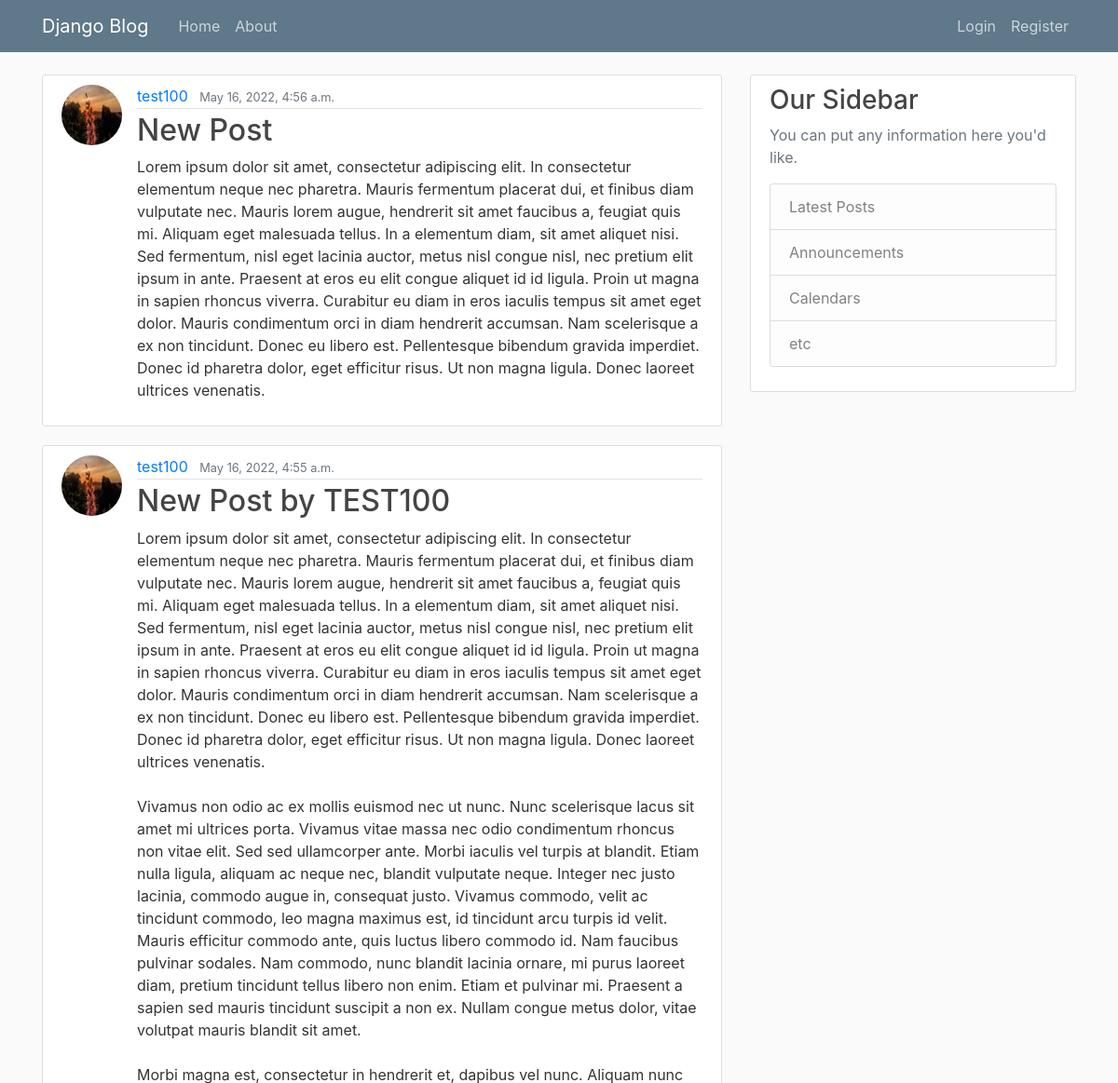
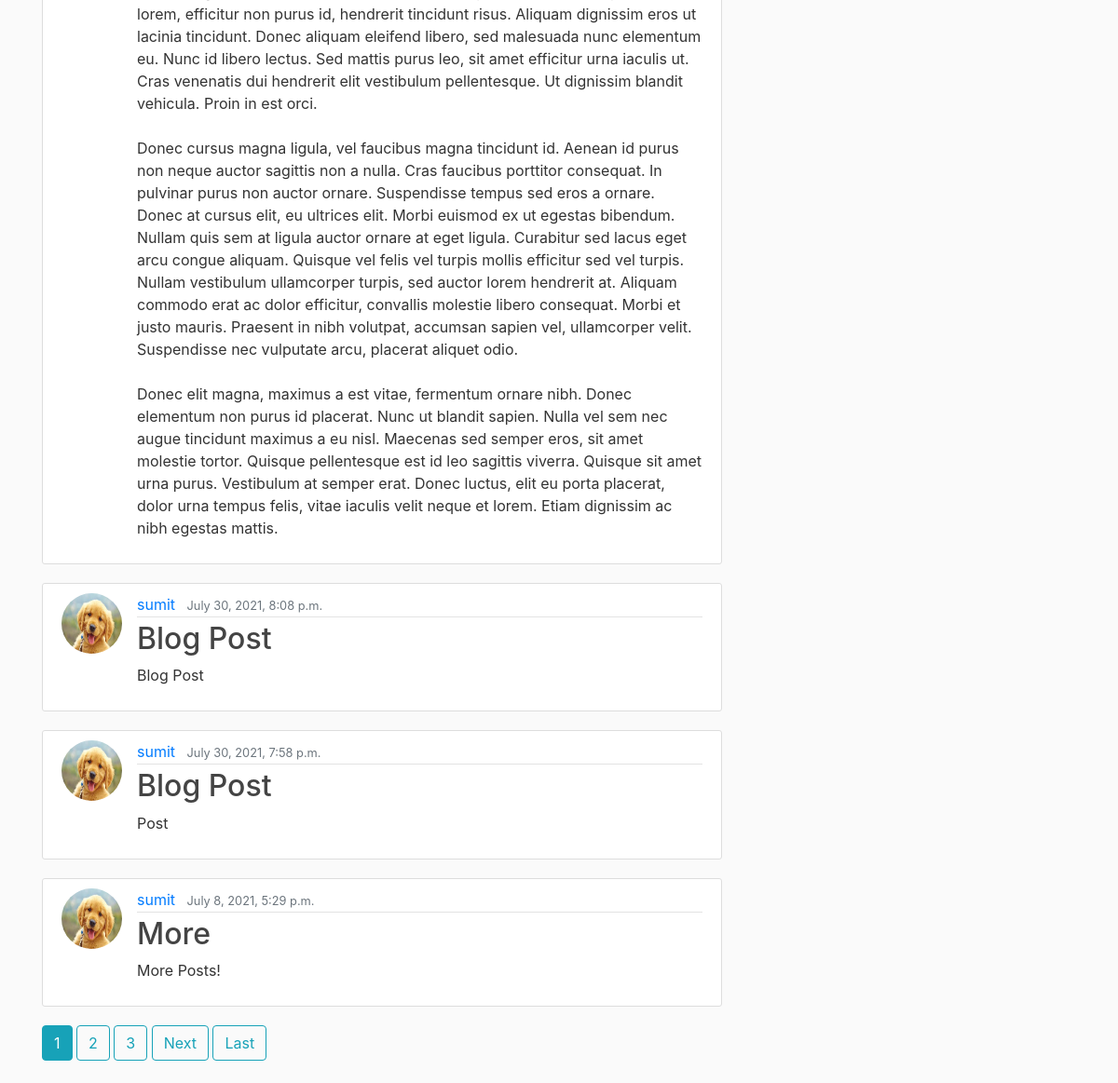
The page / on the database its author committed (2 pictures, top to bottom).
### blog/models.py (models this page shows, shortened)
class Post(models.Model):
    title= models.CharField(max_length=100)
    content= models.TextField()
    author= models.ForeignKey(User, on_delete=models.CASCADE)
    date_posted= models.DateTimeField(auto_now_add=True)

### users/models.py (models this page shows, shortened)
class Profile(models.Model):
    user = models.OneToOneField(User, on_delete=models.CASCADE)
    image = models.ImageField(default='default.jpg', upload_to= 'profile_pics')

### blog/views.py (the view)
# urls.py: path('', PostListView.as_view(), name= 'blog-home'),
class PostListView(ListView):
    model = Post
    template_name = 'blog/home.html'  # <app>/<model>_<viewtype>.html
    context_object_name = 'posts'
    ordering = ['-date_posted']
    paginate_by = 5

### blog/templates/blog/home.html (shortened to what this page needs)
{% extends 'blog/base.html' %}
{% block content %}
{% for post in posts %}
  <article class="media content-section">
    <img class= "rounded-circle article-img" src="{{ post.author.profile.image.url }}">
    <div class="media-body">
      <div class="article-metadata">
        <a class="mr-2" href="#">{{ post.author }}</a>
        <small class="text-muted">{{ post.date_posted }}</small>
    </div>
      <h2><a class="article-title" href="{% url 'blog-post' post.id %}">{{ post.title }}</a></h2>
      <p class="article-content">{{ post.content }}</p>
    </div>
  </article>
{% endfor %}
  {% if is_paginated %}
    {% for num in page_obj.paginator.page_range %}
      {% if page_obj.number == num %}
        <a class=" btn btn-info mb-4" href="?page={{ num }}">{{ num }}</a>
      {% elif num > page_obj.number|add:'-3' and num < page_obj.number|add:'3' %}
        <a class=" btn btn-outline-info mb-4" href="?page={{ num }}">{{ num }}</a>
      {% endif %}
    {% endfor %}
    {% if page_obj.has_next %}
      <a class=" btn btn-outline-info mb-4" href="?page={{ page_obj.next_page_number }}">Next</a>
      <a class=" btn btn-outline-info mb-4 "href="?page={{ page_obj.paginator.num_pages }}">Last</a>
    {% endif %}
  {% endif %}
{% endblock content%}

### blog/templates/blog/base.html (shortened to what this page needs)
{% load static %}
<!doctype html>
<html lang="en">
<head>
    <link rel="stylesheet" href="https://maxcdn.bootstrapcdn.com/bootstrap/4.0.0/css/bootstrap.min.css">
    <link rel="stylesheet" type="text/css" href="{% static 'blog/main.css' %}">
  </head>
<body>
    <header class="site-header">
    <nav class="navbar navbar-expand-md navbar-dark bg-steel fixed-top">
        <div class="container">
        <a class="navbar-brand mr-4" href="/">Django Blog</a>
        <div class="collapse navbar-collapse" id="navbarToggle">
            <div class="navbar-nav mr-auto">
            <a class="nav-item nav-link" href="/">Home</a>
            <a class="nav-item nav-link" href="/about">About</a>
            </div>
        <div class="navbar-nav">
            {% if user.is_authenticated %}
                <a class="nav-item nav-link" href="{% url 'blog-create' %}">New Post</a>
                <a class="nav-item nav-link" href="{% url 'blog-profile' %}">Profile</a>
                <a class="nav-item nav-link" href="{% url 'blog-logout' %}">Logout</a>
            {% else %}
                <a class="nav-item nav-link" href="{% url 'blog-login' %}">Login</a>
                <a class="nav-item nav-link" href="{% url 'blog-register' %}">Register</a>
            {% endif %}
        </div>
      </div>
    </div>
  </nav>
</header>
<main role="main" class="container">
  <div class="row">
    <div class="col-md-8">
      {% block content %}{% endblock %}
    </div>
    <div class="col-md-4">
      <div class="content-section">
        <h3>Our Sidebar</h3>
        <p class='text-muted'>You can put any information here you'd like.
          <ul class="list-group">
            <li class="list-group-item list-group-item-light">Latest Posts</li>
            <li class="list-group-item list-group-item-light">Announcements</li>
            <li class="list-group-item list-group-item-light">Calendars</li>
            <li class="list-group-item list-group-item-light">etc</li>
          </ul>
        </p>
      </div>
    </div>
  </div>
</main>
</body>
</html>

### blog/static/blog/main.css (style rules this page uses)
body { background: #fafafa; color: #333333; margin-top: 5rem; }
h1, h2, h3, h4, h5, h6 { color: #444444; }
ul { margin: 0; }
.bg-steel { background-color: #5f788a; }
.site-header .navbar-nav .nav-link { color: #cbd5db; }
.content-section { background: #ffffff; padding: 10px 20px; border: 1px solid #dddddd; border-radius: 3px; margin-bottom: 20px; }
.article-title { color: #444444; }
.article-content { white-space: pre-line; }
.article-img { height: 65px; width: 65px; margin-right: 16px; }
.article-metadata { padding-bottom: 1px; margin-bottom: 4px; border-bottom: 1px solid #e3e3e3 }

### rows shown on the page
Post: author.profile.image (picture), author "test100", date_posted "May 16, 2022, 4:56 a.m.", title "New Post", content "Lorem ipsum dolor sit amet, consectetur adipiscing elit. In consectetur elementum neque nec pharetra. Mauris fermentum placerat dui, et finibus diam vulputate nec. Mauris lorem augue, hendrerit sit amet faucibus a, feugiat quis mi. Aliquam eget malesuada tellus. In a elementum diam, sit amet aliquet nisi. Sed fermentum, nisl eget lacinia auctor, metus nisl congue nisl, nec pretium elit ipsum in ante. Praesent at eros eu elit congue aliquet id id ligula. Proin ut magna in sapien rhoncus viverra. Curabitur eu diam in eros iaculis tempus sit amet eget dolor. Mauris condimentum orci in diam hendrerit accumsan. Nam scelerisque a ex non tincidunt. Donec eu libero est. Pellentesque bibendum…"
Post: author.profile.image (picture), author "test100", date_posted "May 16, 2022, 4:55 a.m.", title "New Post by TEST100", content "Lorem ipsum dolor sit amet, consectetur adipiscing elit. In consectetur elementum neque nec pharetra. Mauris fermentum placerat dui, et finibus diam vulputate nec. Mauris lorem augue, hendrerit sit amet faucibus a, feugiat quis mi. Aliquam eget malesuada tellus. In a elementum diam, sit amet aliquet nisi. Sed fermentum, nisl eget lacinia auctor, metus nisl congue nisl, nec pretium elit ipsum in ante. Praesent at eros eu elit congue aliquet id id ligula. Proin ut magna in sapien rhoncus viverra. Curabitur eu diam in eros iaculis tempus sit amet eget dolor. Mauris condimentum orci in diam hendrerit accumsan. Nam scelerisque a ex non tincidunt. Donec eu libero est. Pellentesque bibendum…"
Post: author.profile.image (picture), author "sumit", date_posted "July 30, 2021, 8:08 p.m.", title "Blog Post", content "Blog Post"
Post: author.profile.image (picture), author "sumit", date_posted "July 30, 2021, 7:58 p.m.", title "Blog Post", content "Post"
Post: author.profile.image (picture), author "sumit", date_posted "July 8, 2021, 5:29 p.m.", title "More", content "More Posts!"

### other values the page prints
{{ num }} "1"
{{ num }} "2" "3"
